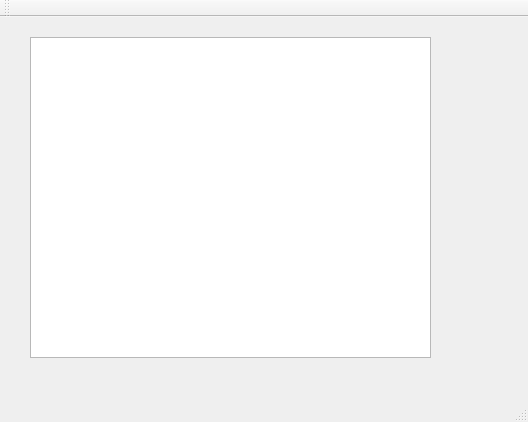
<?xml version="1.0" encoding="UTF-8"?>
<ui version="4.0">
 <class>MainWindow</class>
 <widget class="QMainWindow" name="MainWindow">
  <property name="geometry">
   <rect>
    <x>0</x>
    <y>0</y>
    <width>528</width>
    <height>422</height>
   </rect>
  </property>
  <property name="windowTitle">
   <string>MainWindow</string>
  </property>
  <widget class="QWidget" name="centralWidget">
   <widget class="QTreeWidget" name="treeWidget">
    <property name="geometry">
     <rect>
      <x>30</x>
      <y>20</y>
      <width>401</width>
      <height>321</height>
     </rect>
    </property>
    <attribute name="headerVisible">
     <bool>false</bool>
    </attribute>
    <column>
     <property name="text">
      <string notr="true">1</string>
     </property>
    </column>
   </widget>
  </widget>
  <widget class="QMenuBar" name="menuBar">
   <property name="geometry">
    <rect>
     <x>0</x>
     <y>0</y>
     <width>528</width>
     <height>21</height>
    </rect>
   </property>
  </widget>
  <widget class="QToolBar" name="mainToolBar">
   <attribute name="toolBarArea">
    <enum>TopToolBarArea</enum>
   </attribute>
   <attribute name="toolBarBreak">
    <bool>false</bool>
   </attribute>
  </widget>
  <widget class="QStatusBar" name="statusBar"/>
 </widget>
 <layoutdefault spacing="6" margin="11"/>
 <resources/>
 <connections/>
</ui>
